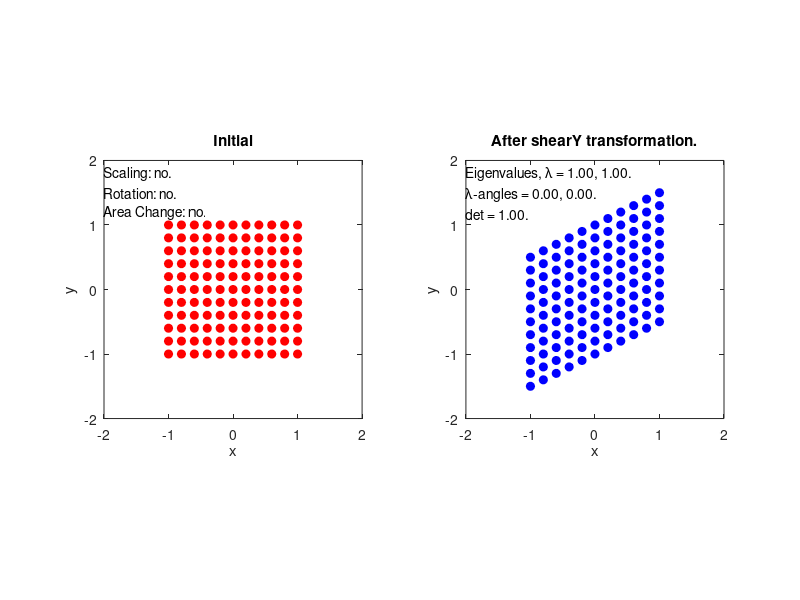
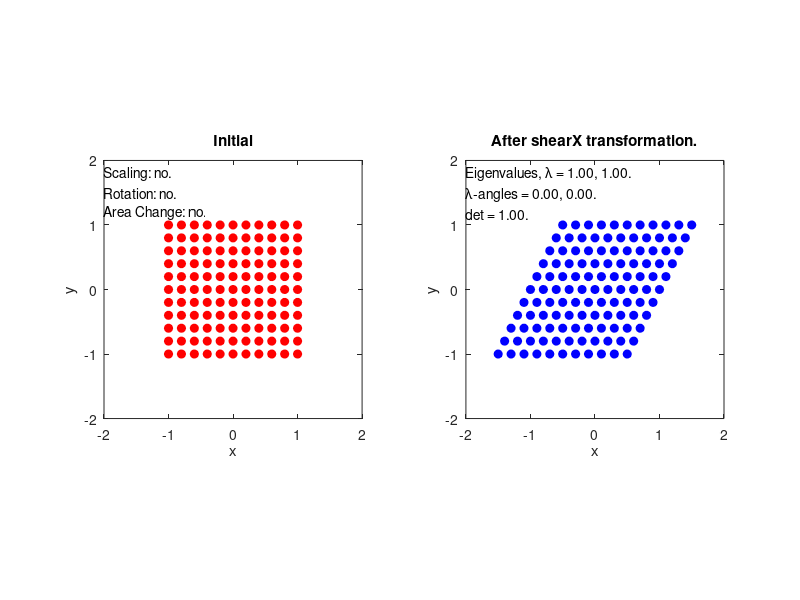
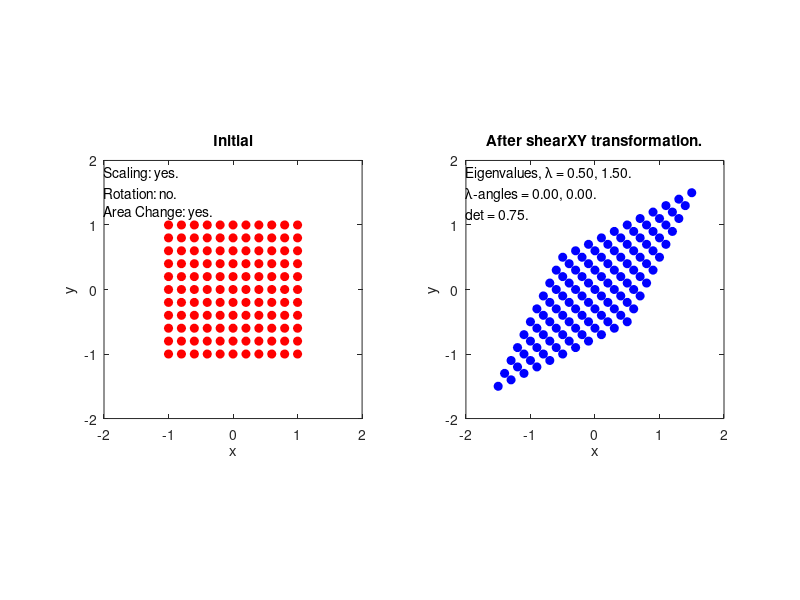
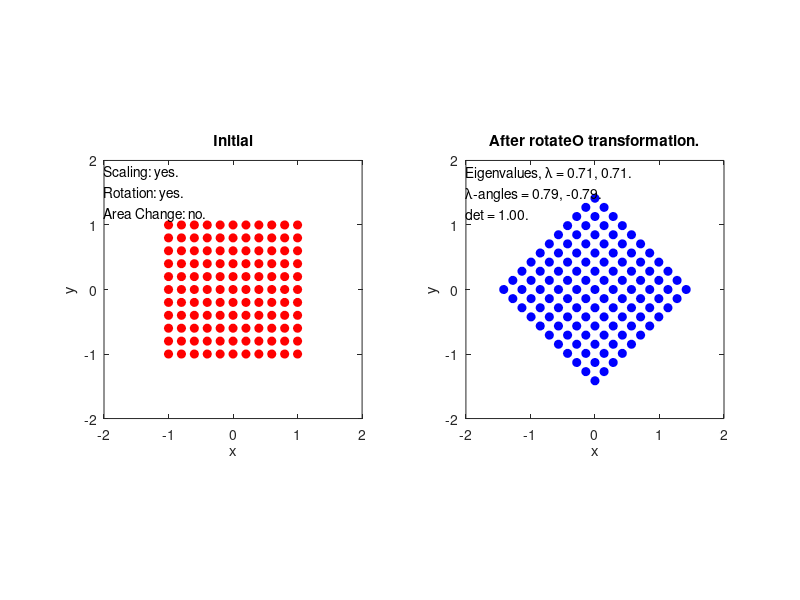

These figures' MATLAB source, in order:
% MatrixTransformations.m Script demonstrating Matrix (transformation) applied to a vector,
% by drawing a plot of the vector before and after the matrix multiplication.
% Matrix Eigenvectors, eigenvalues and determinant and their relevance to a transformation.
% Author: Chris B. Kirov
% Date:05.11.2017
clc; clear; close all;

% 2D Vectors starting from the origin are described as points.
x= -1.0 : 0.2 :1.0;                                                 % x - coordinates. 
y= -1.0 : 0.2 :1.0;                                                 % y - coordinates.
 
[p, q] = meshgrid(x, y);                                        % all combinations of x and y.                                              
v = [ p(:), q(:) ]';                                                   % 2D column vector.

% Transformations.
psi = 0.46364;                                                       %[rad].  
A = [ 1.0, 0.0; tan(psi), 1.0 ];                              % shear along y-axis.  tan(psi) = 0.5. 
A(:, :, 2) = [ 1.0, tan(psi); 0.0, 1.0 ];                  % shear along x-axis.  
A(:, :, 3) = [ 1.0, tan(psi); tan(psi), 1.0 ];          % shear along x & y-axis.  
theta = pi / 4;                                                         % [rad].
A(:, :, 4) = [ cos(theta), -sin(theta); sin(theta), cos(theta)];  % rotation at theta [rad] around 0,0 conter clockwise.  
scale_factor = 1.3;
A(:, :, 5) = [ 1.0 * scale_factor, 0; 0, 1.0 ];      % scale along x - axis.  
A(:, :, 6) = [ 1.0, 0; 0, 1.0 * scale_factor];       % scale along y-axis.  
A(:, :, 7) = [ 1.0 * scale_factor, 0; 0, 1.0 * scale_factor];  % scale along x & y-axis.  

transformation = { "shearY", "shearX", "shearXY", "rotateO", "scaleX", "scaleY", "scaleXY" };

for i = 1 : size(A, 3)
  
  clf
  
  eigenvalues = eig(A(:, :, i));                              % scaling.
  angle_of_eigenvalues = arg(eigenvalues);       % angle of rotation.
  determinant = det(A(:, :, i));                              % expansion / contraction.
 
  v_prime = A(:, :, i) * v;                                      % v' = Av. 

  subplot(1, 2, 1);
  plot(v(1, :),  v(2, :), 'ro', 'MarkerFaceColor', [1 0 0]);
  axis([-2 2 -2 2]);
  xlabel('x');
  ylabel('y');
  title('Initial');
  daspect([1 1]);
  
  scl = 'yes';
  if ( all(eigenvalues == 1) )
    scl = 'no';  
  end
  
  rot = 'yes';
  if ( all(angle_of_eigenvalues == 0) )
    rot = 'no';  
  end
  
  arc = 'yes';
  if determinant == 1
    arc = 'no';  
  end  
  
  txta = sprintf('Scaling: %s.', scl);
  txtb = sprintf('Rotation: %s.', rot);
  txtc = sprintf('Area Change: %s.', arc);
  
  guess = {txta, txtb, txtc};
  text(-2, 1.5, guess);

  subplot(1, 2, 2);
  plot(v_prime(1, :),  v_prime(2, :), 'bo', 'MarkerFaceColor', [0 0 1]);
  axis([-2 2 -2 2]);
  xlabel('x');
  ylabel('y');
  title( sprintf( 'After %s transformation.', transformation{i} ) );
  daspect([1 1]);
  
  txt1 = sprintf('Eigenvalues, \\lambda = %.2f, %.2f.', eigenvalues);
  txt2 = sprintf('\\lambda-angles = %.2f, %.2f.', angle_of_eigenvalues);
  txt3 = sprintf('det = %.2f.', determinant);
  
  str = {txt1, txt2, txt3};
  text(-2, 1.5, str);
  
  drawnow
  
  file_name = sprintf('D:/Matlab Projects/Experiments with Matlab/%sTransformation.pdf', transformation{i} );
  print(file_name);
  
end
